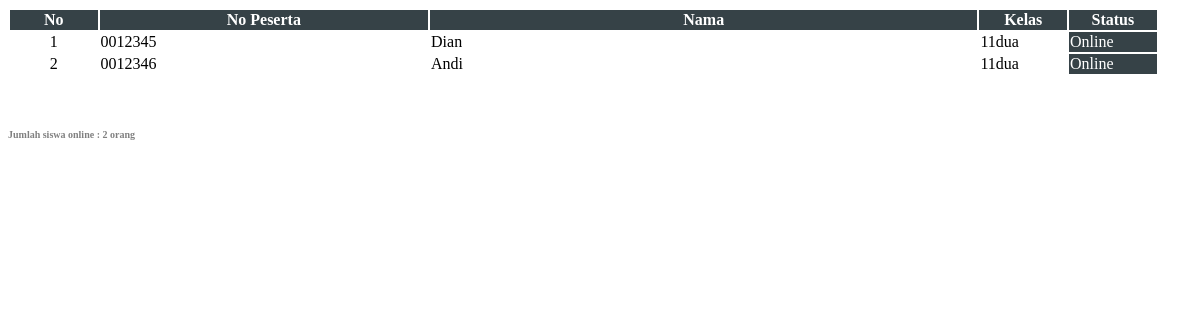
The page /on-admin/dt_online.php (signed in) on the database as committed earlier.
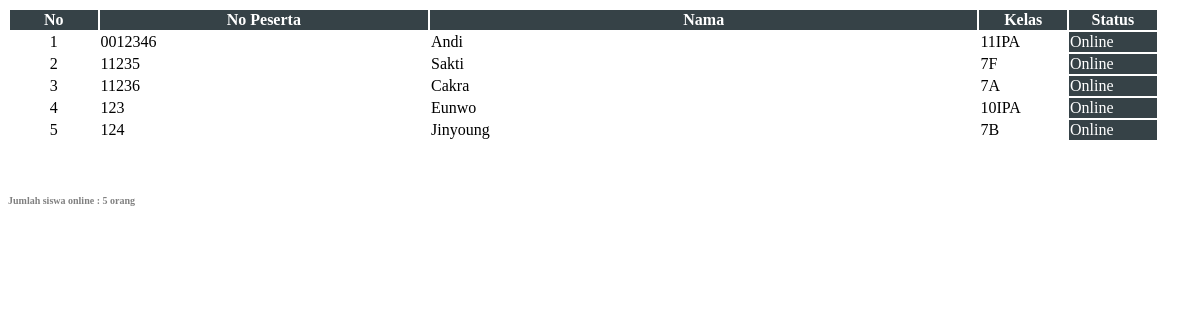
The same page on the database as committed later.
### tables this page shows
CREATE TABLE `siswa` (
  `id` int(10) NOT NULL,
  `nis` varchar(100) NOT NULL,
  `nama` varchar(200) NOT NULL,
  `jurusan` text NOT NULL,
  `kelas` text NOT NULL,
  `rombel` text NOT NULL,
  `pass` varchar(255) NOT NULL,
  `Id_User` int(11) NOT NULL DEFAULT '1',
  `Id_Usergroup_User` int(11) NOT NULL DEFAULT '1',
  `foto` varchar(100) DEFAULT NULL,
  `sesi` int(11) NOT NULL,
  `ruang` varchar(30) NOT NULL,
  `statuslogin` varchar(20) NOT NULL DEFAULT '0',
  `online` varchar(20) DEFAULT NULL
);

### on-admin/dt_online.php (the view, shortened to what this page needs)
<?php
include ('../koneksi/koneksi.php');
?>
<table id="dataonline" class="table table-hover table-striped">
<thead>
					<tr>
						<th width="4%">No</th>
						<th width="15%">No Peserta</th>
						<th width="25%">Nama</th>
						<th width="4%">Kelas</th>
						<th width="4%">Status</th>
					</tr>
				</thead>
				<tbody>
<?php
$querydosen = mysqli_query ($konek, "SELECT * FROM siswa WHERE online='1' ORDER by nis ASC");
$z=1;
while ($ar = mysqli_fetch_array ($querydosen)){
    $num_rows = mysqli_num_rows($querydosen);
                                						if ($num_rows > 0)
                                						{
                                						$online=mysqli_num_rows($querydosen);
                                						}
                                						else
                                						{
                                						$online="0";
                                						}
echo "
    <tr>
									<td align=center>$z</td>
									<td>$ar[nis]</td>
									<td>$ar[nama]</td>
									<td>$ar[kelas]</td>
									<td style='background-color:#364247;'><a href='#' style='text-decoration:none;color:white;'><i id='on' class='fa fa-circle' style='color:#90ff00;font-size:10px;'></i> Online</a></td>
								</tr>
";
$z++;
}?>
</tbody>
</table>
<h5 style="color:grey;font-size:10px;">Jumlah siswa online : <?php echo $online ; ?> orang</h5>

Rows that differ between the two databases and show on the page:
no longer on this page (row edited): siswa: nis "0012345", nama "Dian", kelas "11dua"
changed siswa "Andi": kelas "11dua" → "11IPA"
now on this page (row edited): siswa: nis "11235", nama "Sakti", kelas "7F"
now on this page (row edited): siswa: nis "11236", nama "Cakra", kelas "7A"
added siswa: nis "123", nama "Eunwo", kelas "10IPA"
added siswa: nis "124", nama "Jinyoung", kelas "7B"
Other text that changed with them:
$online: "2" → "5"
